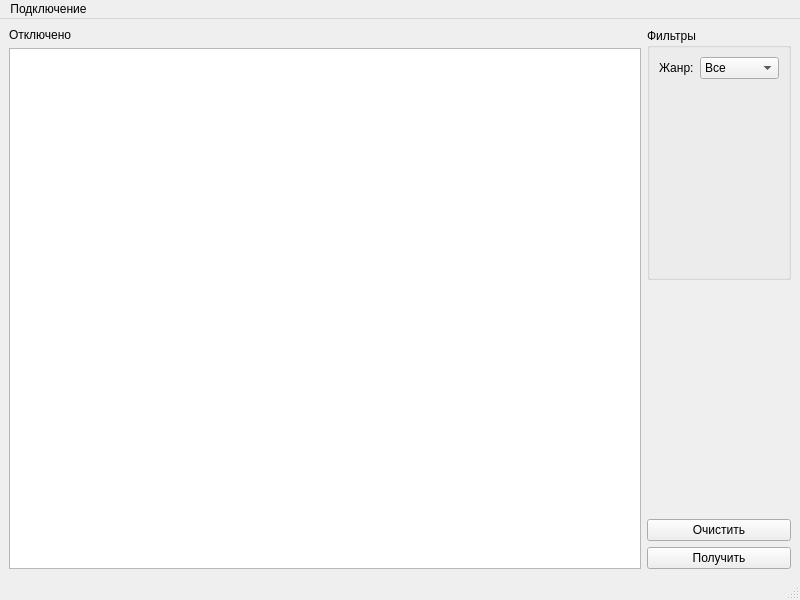
<?xml version="1.0" encoding="UTF-8"?>
<ui version="4.0">
 <class>MainWindow</class>
 <widget class="QMainWindow" name="MainWindow">
  <property name="geometry">
   <rect>
    <x>0</x>
    <y>0</y>
    <width>800</width>
    <height>600</height>
   </rect>
  </property>
  <property name="windowTitle">
   <string>MainWindow</string>
  </property>
  <widget class="QWidget" name="centralwidget">
   <layout class="QGridLayout" name="gridLayout">
    <item row="0" column="0">
     <widget class="QLabel" name="lb_statusConnect">
      <property name="sizePolicy">
       <sizepolicy hsizetype="Preferred" vsizetype="Maximum">
        <horstretch>0</horstretch>
        <verstretch>0</verstretch>
       </sizepolicy>
      </property>
      <property name="text">
       <string>Отключено</string>
      </property>
     </widget>
    </item>
    <item row="0" column="1" rowspan="2">
     <widget class="QGroupBox" name="gb_filters">
      <property name="sizePolicy">
       <sizepolicy hsizetype="Preferred" vsizetype="Minimum">
        <horstretch>0</horstretch>
        <verstretch>0</verstretch>
       </sizepolicy>
      </property>
      <property name="title">
       <string>Фильтры</string>
      </property>
      <layout class="QFormLayout" name="formLayout">
       <item row="0" column="0">
        <widget class="QLabel" name="lb_category">
         <property name="text">
          <string>Жанр:</string>
         </property>
        </widget>
       </item>
       <item row="0" column="1">
        <widget class="QComboBox" name="cb_category">
         <item>
          <property name="text">
           <string>Все</string>
          </property>
         </item>
         <item>
          <property name="text">
           <string>Комедия</string>
          </property>
         </item>
         <item>
          <property name="text">
           <string>Ужасы</string>
          </property>
         </item>
        </widget>
       </item>
      </layout>
     </widget>
    </item>
    <item row="1" column="0" rowspan="4">
     <widget class="QTableView" name="tv_result"/>
    </item>
    <item row="2" column="1">
     <spacer name="verticalSpacer">
      <property name="orientation">
       <enum>Qt::Vertical</enum>
      </property>
      <property name="sizeType">
       <enum>QSizePolicy::Minimum</enum>
      </property>
      <property name="sizeHint" stdset="0">
       <size>
        <width>20</width>
        <height>233</height>
       </size>
      </property>
     </spacer>
    </item>
    <item row="3" column="1">
     <widget class="QPushButton" name="pb_clear">
      <property name="sizePolicy">
       <sizepolicy hsizetype="Minimum" vsizetype="Maximum">
        <horstretch>0</horstretch>
        <verstretch>0</verstretch>
       </sizepolicy>
      </property>
      <property name="text">
       <string>Очистить</string>
      </property>
     </widget>
    </item>
    <item row="4" column="1">
     <widget class="QPushButton" name="pb_request">
      <property name="sizePolicy">
       <sizepolicy hsizetype="Minimum" vsizetype="Maximum">
        <horstretch>0</horstretch>
        <verstretch>0</verstretch>
       </sizepolicy>
      </property>
      <property name="text">
       <string>Получить</string>
      </property>
     </widget>
    </item>
   </layout>
  </widget>
  <widget class="QMenuBar" name="menubar">
   <property name="geometry">
    <rect>
     <x>0</x>
     <y>0</y>
     <width>800</width>
     <height>21</height>
    </rect>
   </property>
   <widget class="QMenu" name="menu">
    <property name="title">
     <string>Подключение</string>
    </property>
    <addaction name="act_addData"/>
    <addaction name="act_connect"/>
   </widget>
   <addaction name="menu"/>
  </widget>
  <widget class="QStatusBar" name="statusbar"/>
  <action name="act_addData">
   <property name="text">
    <string>Ввести данные</string>
   </property>
  </action>
  <action name="act_connect">
   <property name="text">
    <string>Подключиться</string>
   </property>
  </action>
 </widget>
 <resources/>
 <connections/>
</ui>
